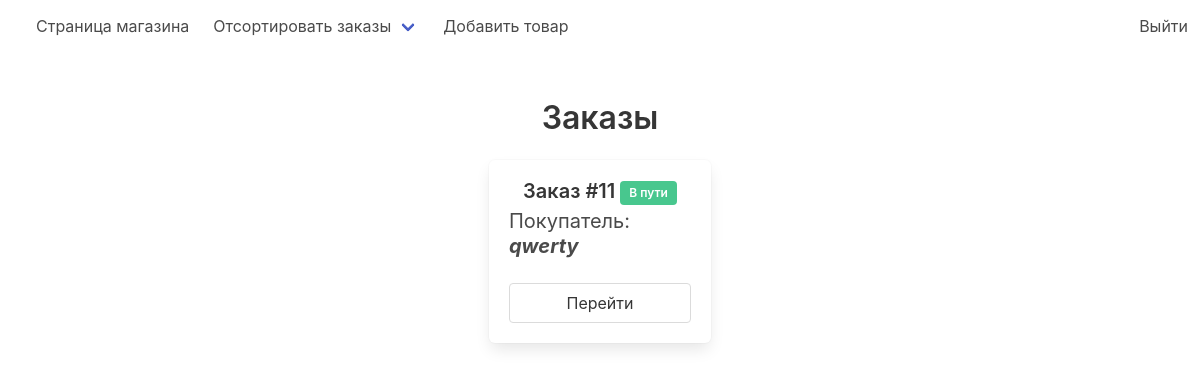
Screenshot of /staff/home/?filter=send with the database file from the repository.
### store/models.py (models this page shows, shortened)
class Order(models.Model):
    customer = models.ForeignKey(User, on_delete=models.CASCADE)
    address = models.CharField(max_length=255)
    phone = models.CharField(max_length=255)
    total_price = models.IntegerField()
    comment = models.CharField(max_length=255, null=True, blank=True)
    status = models.CharField(max_length=255, choices=STATUS, default='Создан')

### staff/views.py (the view)
# urls.py: path('home/', views.home, name='home'),
def home(request):
    orders = Order.objects.all()
    action = request.GET.get('filter')
    if action == 'new':
        orders = orders.filter(status='Создан')
    elif action == 'get':
        orders = orders.filter(status='Принят в работу')
    elif action == 'send':
        orders = orders.filter(status='В пути')
    elif action == 'done':
        orders = orders.filter(status='Доставлен')
    return render(request, 'admin.html', {'orders': orders})

### staff/templates/admin.html
{% extends 'admin_layout.html' %}
{% block content %}
    <section class="section">
        <div class="container">
            <div class="title has-text-centered">Заказы</div>
            <div class="columns is-multiline is-centered">
                {% for order in orders %}
                    <div class="column is-3">
                        <div class="box">
                            <div class="title is-5 has-text-centered">
                                Заказ #{{ order.pk }}
                                <span class="tag is-meduim is-success">
                            {{ order.status }}
                        </span>
                            </div>
                            <div class="subtitle">
                                Покупатель:
                                <span class="is-italic has-text-weight-bold">
                            {{ order.customer }}
                        </span>
                            </div>
                            <div class="buttons">
                                <a class="button is-fullwidth" href="{% url 'staff:order' order.pk %}">
                                    Перейти
                                </a>
                            </div>
                        </div>
                    </div>
                {% endfor %}
            </div>
        </div>
    </section>
{% endblock %}

### rows the page displays
Order: pk "11", status "В пути", customer "qwerty"
